Frame 1 (no input): blank canvas, image omitted
Frame 60 (no input): blank canvas, image omitted
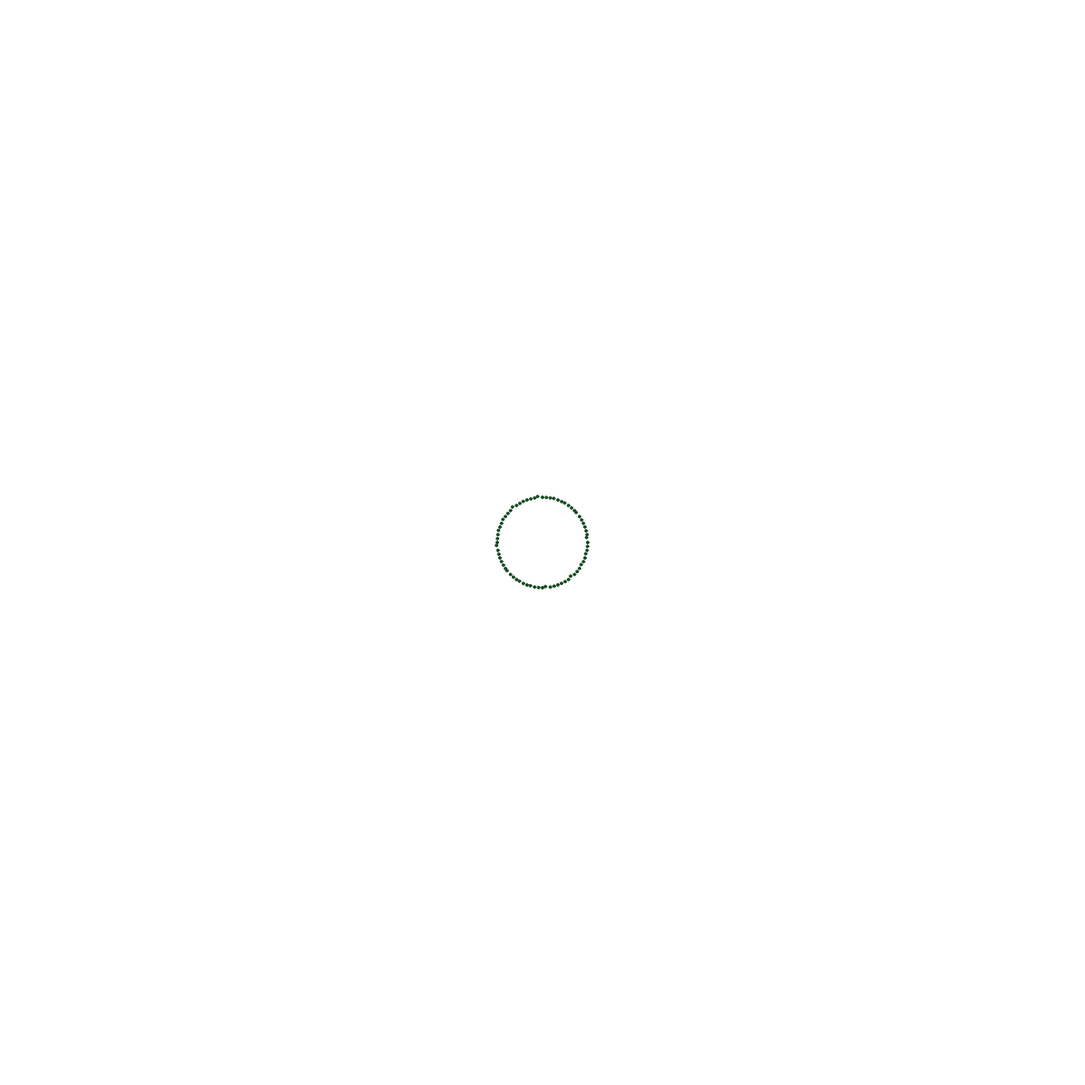
Frame 120 (the mouse pressed at the canvas centre since frame 60)

The p5.js sketch whose frames 1 and 60 were blank and that drew this single picture after the mouse press (run headless with seeded random() and noise() and a simulated clock; from frame 60 on, the mouse is pressed at the canvas centre):

// p5.js sketch
// ── sketch.js
var cirPath = [];
var triPath = [];
var spacing = 5;
var start = 0;
var end   = 360;
var radius = 50;
var morPath = [];
var flag    = 0;
var ofs = 100;
var newx = 100;
var colors;
function getPoint(p1 , p2 , d) {
 var val = p1 + d*((p2 - p1)/100);
 return val;
}

function pixel(x,y) {
	this.x = x;
	this.y = y;
} 

function setup() {
	createCanvas(1200,1200);
	angleMode(DEGREES);
	var startA = 0;
	var endA   = 120;
	var count = 120/spacing;
	var c = 0;
	for(var i = start ; i <  end ; i+= spacing) {
		var x = radius * cos(i);
		var y = radius * sin(i);
		var pix = new pixel(x,y);
		cirPath.push(pix);
		if(i % 120 == 0) {
			var startX = radius * cos(startA);
			var startY = radius * sin(startA);
			var endX   = radius * cos(endA);
			var endY   = radius * sin(endA); 
			startA += 120;
            endA   += 120;
            c = 0;
		}
		var tX = getPoint(startX,endX,(100/count)*c);
		var tY = getPoint(startY,endY,(100/count)*c);
        var triPix = new pixel(tX,tY);
		triPath.push(triPix);
		c++;
	}

for(i = 0 ; i < triPath.length; i++) {
 		var pix = new pixel(triPath[i].x + mouseX, triPath[i].y + mouseY);
 		morPath.push(pix);
 	}
 	colors = color(0,0,0);
}

function mousePressed() {
	newx = random(360);
	colors = color(random(100),random(100),random(100));
	fill(colors);
	var z = 0;
	var c = 0;
	if(flag == 0) {
	for(var i = 0 ; i < morPath.length ; i++) {
		var x = mouseX + radius * cos(z);
		var y = mouseY + radius * sin(z);
		morPath[i].x = x;
		morPath[i].y = y;
		z += spacing; 		
 	}
 	flag = 1;
 } else {
 	flag = 0;
 	var startA = 0;
 	var endA   = 120;
 	var count  = 120/spacing;
 	for(var i = 0 ; i <  morPath.length ; i++) {
 		if(z % 120 == 0) {
			var startX = mouseX + radius * cos(startA+ofs);
			var startY = mouseY + radius * sin(startA+ofs);
			var endX   = mouseX + radius * cos(endA+ofs);
			var endY   = mouseY + radius * sin(endA+ofs); 
			startA += 120;
            endA   += 120;
            c = 0;
		}
		var tX = getPoint(startX,endX,(100/count)*c);
		var tY = getPoint(startY,endY,(100/count)*c);
		morPath[i].x = tX;
		morPath[i].y = tY;	
		z+= spacing;
		c++;
 	}
   ofs += 30;
  }

}

function draw() {
	background(255);	
	for(var i = 0 ; i < cirPath.length ; i++) {
		stroke(colors);
		ellipse(cirPath[i].x,cirPath[i].y,3);
 	}
var z = 10;
var x = 1;
 	for(var i = 0 ; i < cirPath.length ; i++) {

 		cirPath[i].x = getPoint(cirPath[i].x,morPath[i].x,z * (sin(x) + 2));
 		cirPath[i].y = getPoint(cirPath[i].y,morPath[i].y,z * (sin(x) + 2));
 		//z +=10;
 		x += 100;
 	}
}
